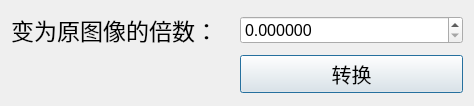
<?xml version="1.0" encoding="UTF-8"?>
<ui version="4.0">
 <class>Scale</class>
 <widget class="QDialog" name="Scale">
  <property name="geometry">
   <rect>
    <x>0</x>
    <y>0</y>
    <width>474</width>
    <height>106</height>
   </rect>
  </property>
  <property name="font">
   <font>
    <pointsize>15</pointsize>
   </font>
  </property>
  <property name="windowTitle">
   <string>Dialog</string>
  </property>
  <layout class="QGridLayout" name="gridLayout">
   <item row="0" column="1">
    <widget class="QDoubleSpinBox" name="value">
     <property name="font">
      <font>
       <pointsize>12</pointsize>
      </font>
     </property>
     <property name="decimals">
      <number>6</number>
     </property>
     <property name="maximum">
      <double>100.000000000000000</double>
     </property>
    </widget>
   </item>
   <item row="0" column="0">
    <widget class="QLabel" name="label">
     <property name="font">
      <font>
       <pointsize>17</pointsize>
      </font>
     </property>
     <property name="text">
      <string>变为原图像的倍数：</string>
     </property>
    </widget>
   </item>
   <item row="1" column="1">
    <widget class="QPushButton" name="work">
     <property name="text">
      <string>转换</string>
     </property>
    </widget>
   </item>
  </layout>
 </widget>
 <resources/>
 <connections/>
</ui>
